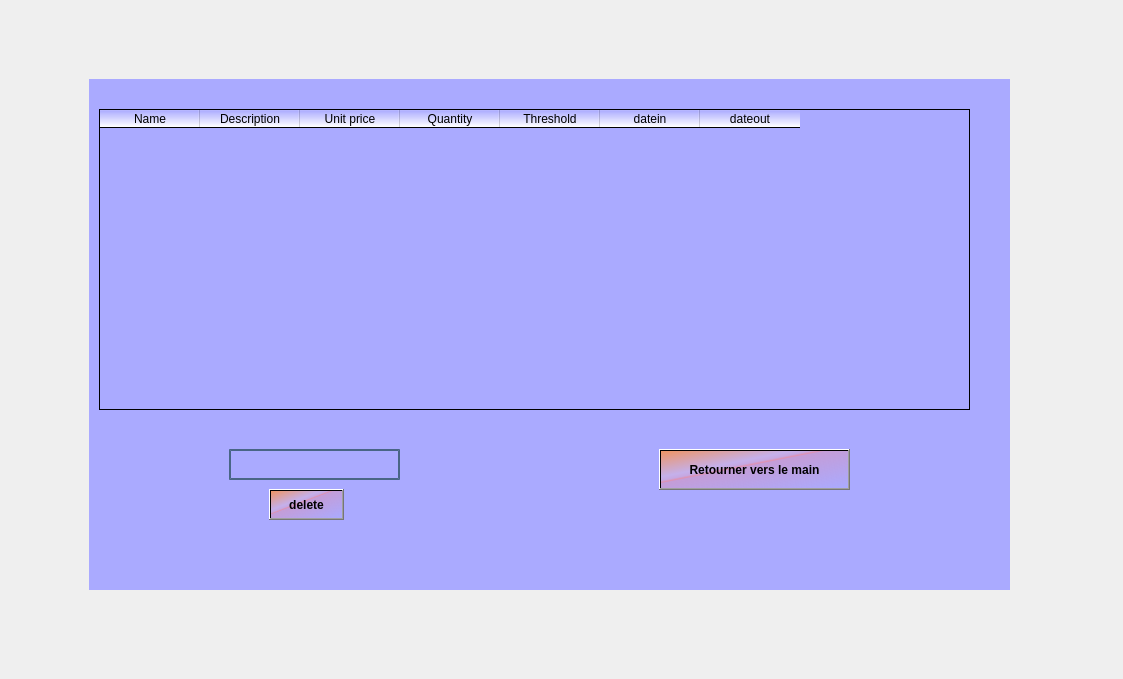
<?xml version="1.0" encoding="UTF-8"?>
<ui version="4.0">
 <class>Form</class>
 <widget class="QWidget" name="Form">
  <property name="geometry">
   <rect>
    <x>0</x>
    <y>0</y>
    <width>1123</width>
    <height>679</height>
   </rect>
  </property>
  <property name="windowTitle">
   <string>Form</string>
  </property>
  <widget class="QWidget" name="widget" native="true">
   <property name="geometry">
    <rect>
     <x>89</x>
     <y>79</y>
     <width>921</width>
     <height>511</height>
    </rect>
   </property>
   <property name="styleSheet">
    <string notr="true">background-color: qlineargradient(spread:pad, x1:1, y1:1, x2:1, y2:1, stop:0 rgba(170, 170, 255, 255), stop:1 rgba(255, 255, 255, 255));</string>
   </property>
   <widget class="QPushButton" name="delete_2">
    <property name="geometry">
     <rect>
      <x>180</x>
      <y>410</y>
      <width>75</width>
      <height>31</height>
     </rect>
    </property>
    <property name="font">
     <font>
      <pointsize>9</pointsize>
      <weight>75</weight>
      <bold>true</bold>
     </font>
    </property>
    <property name="styleSheet">
     <string notr="true">background-color: qlineargradient(spread:pad, x1:0, y1:0, x2:1, y2:1, stop:0 rgba(255, 143, 62, 206), stop:0.35 rgba(255, 188, 188, 80), stop:0.4 rgba(255, 162, 162, 80), stop:0.425 rgba(255, 132, 132, 156), stop:0.44 rgba(252, 128, 128, 80), stop:1 rgba(255, 255, 255, 0));</string>
    </property>
    <property name="text">
     <string>delete</string>
    </property>
   </widget>
   <widget class="QLineEdit" name="name">
    <property name="geometry">
     <rect>
      <x>140</x>
      <y>370</y>
      <width>171</width>
      <height>31</height>
     </rect>
    </property>
    <property name="styleSheet">
     <string notr="true">background-color:rgba(0,0,0,0);
border:2px solid rgba(46,82,101,200);
border-bottom:2px solid rgba(46,82,101,200);
border-top:2px solid rgba(46,82,101,200);

color:rgba(0,0,0,240);
paddin-bottom:7x;
font-size:10pt; </string>
    </property>
    <property name="text">
     <string/>
    </property>
    <property name="placeholderText">
     <string/>
    </property>
   </widget>
   <widget class="QPushButton" name="return_2">
    <property name="geometry">
     <rect>
      <x>570</x>
      <y>370</y>
      <width>191</width>
      <height>41</height>
     </rect>
    </property>
    <property name="font">
     <font>
      <pointsize>9</pointsize>
      <weight>75</weight>
      <bold>true</bold>
     </font>
    </property>
    <property name="styleSheet">
     <string notr="true">background-color: qlineargradient(spread:pad, x1:0, y1:0, x2:1, y2:1, stop:0 rgba(255, 143, 62, 206), stop:0.35 rgba(255, 188, 188, 80), stop:0.4 rgba(255, 162, 162, 80), stop:0.425 rgba(255, 132, 132, 156), stop:0.44 rgba(252, 128, 128, 80), stop:1 rgba(255, 255, 255, 0));</string>
    </property>
    <property name="text">
     <string>Retourner vers le main</string>
    </property>
   </widget>
   <widget class="QTableWidget" name="tableWidget">
    <property name="geometry">
     <rect>
      <x>10</x>
      <y>30</y>
      <width>871</width>
      <height>301</height>
     </rect>
    </property>
    <column>
     <property name="text">
      <string>Name</string>
     </property>
    </column>
    <column>
     <property name="text">
      <string>Description</string>
     </property>
    </column>
    <column>
     <property name="text">
      <string>Unit price</string>
     </property>
    </column>
    <column>
     <property name="text">
      <string>Quantity</string>
     </property>
    </column>
    <column>
     <property name="text">
      <string>Threshold</string>
     </property>
    </column>
    <column>
     <property name="text">
      <string>datein</string>
     </property>
    </column>
    <column>
     <property name="text">
      <string>dateout</string>
     </property>
    </column>
   </widget>
  </widget>
 </widget>
 <resources/>
 <connections/>
</ui>
